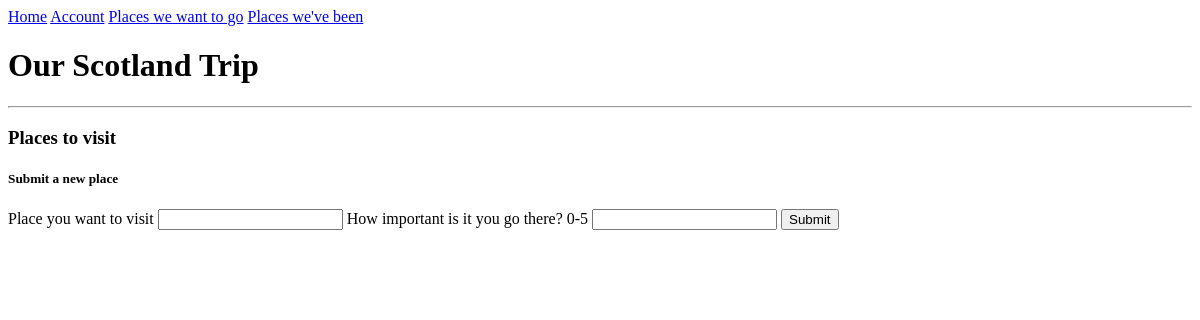
Page /visit (signed in) on the earlier database version.
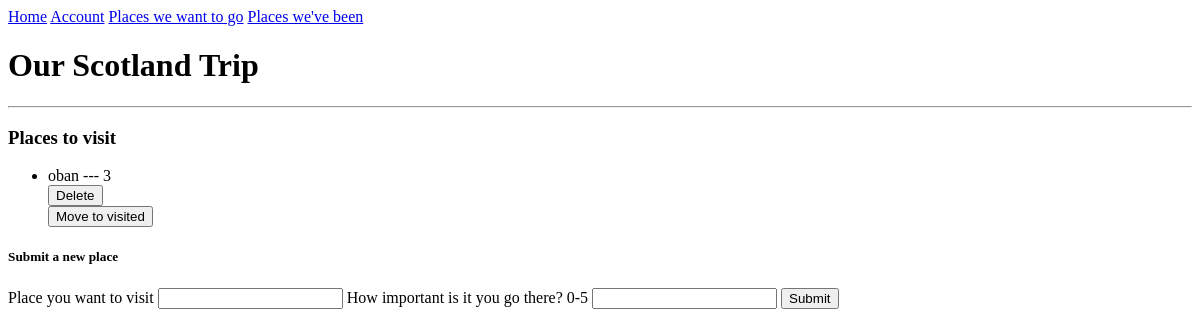
Same page on the later database version.
### models.py (models this page shows)
class Visit(db.Model):
    id = db.Column(db.Integer, primary_key = True)
    place = db.Column(db.String(100), index= True)
    user_id = db.Column(db.Integer, db.ForeignKey('user.id'))
    rating = db.Column(db.Integer, index= True, unique = False)

### routes.py (the view)
@app.route("/visit", methods=["POST", "GET"])
@login_required
def visit():
    form = VisitForm()
    user = current_user
    user = User.query.filter_by(username = user.username).first()
    places = Visit.query.all()
    if request.method == "POST":
        place = Visit(place=form.place.data, user_id=user.id, rating=form.rating.data)
        db.session.add(place)
        db.session.commit()
        flash("The place has been successfully added")
        return redirect(url_for("visit", _external=True, _scheme="http"))
    return render_template("visit.html", form=form, user=user, places=places)

### forms.py
class VisitForm(FlaskForm):
    place = StringField("Place you want to visit", validators=[DataRequired()])
    rating= StringField("How important is it you go there? 0-5", validators=[DataRequired()])
    submit = SubmitField("Submit")

### models.py (called while the page is built)
    @login.user_loader
    def load_user(id):
        return User.query.get(int(id))

### templates/visit.html (shortened to what this page needs)
{% extends "base.html" %}
{% block content %}
<h3>Places to visit</h3>
{% for place in places %}
<ul>
    <li>{{ place.place }} --- {{ place.rating }} <form action="{{ url_for ('delete_place', place_id=place.id) }}" method="post">
        <input class="btn" type="submit" name="delete" value="Delete">
    </form>
    <form action="{{url_for('move_place', place_id = place.id) }}", method="post">
        <input class="btn" type="submit" name="move" value="Move to visited">
    </form></li>
</ul>
{% endfor %}
<h5>Submit a new place</h5>
<form action="" method="POST">
    {{form.place.label}}
    {{form.place()}}
    {{form.rating.label}}
    {{form.rating()}}
    {{form.submit()}}
</form>
{% endblock %}

Differences in the rows shown:
added Visit: place "oban", rating "3"
